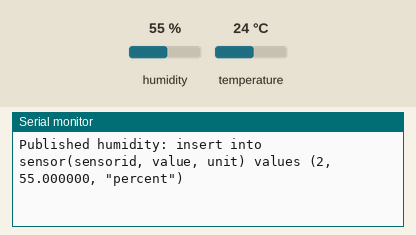
Recording of a sketch running on a simulated ESP8266 (NodeMCU). Shown: the last lines printed to the serial monitor. Inputs (shaded band) come from the test bench; at power-on: humidity 55 %, temperature 24 °C. WiFi joins after 1.5 s; servers stay silent unless stated; random numbers use the default seed unless the sketch sets one; no MQTT or app messages arrive unless stated.

Above: at 2.7 s.
2.8 s: humidity set to 22 %
At 8.0 s:
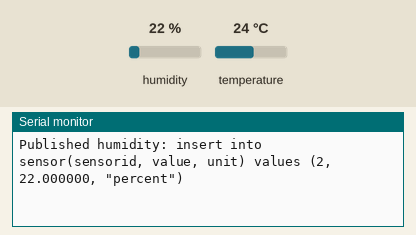
8.6 s: temperature set to 12 °C
At 12.5 s:
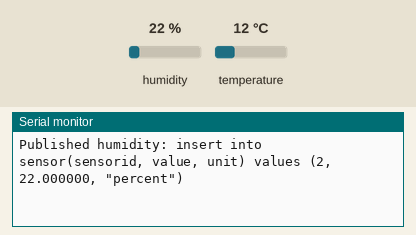
14.4 s: humidity set to 40 %
At 18.2 s:
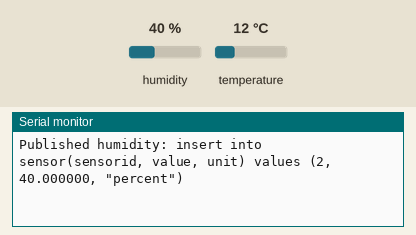
Timing chart, 0 to 19.7 s (numbered marks = the images above; inputs shaded):
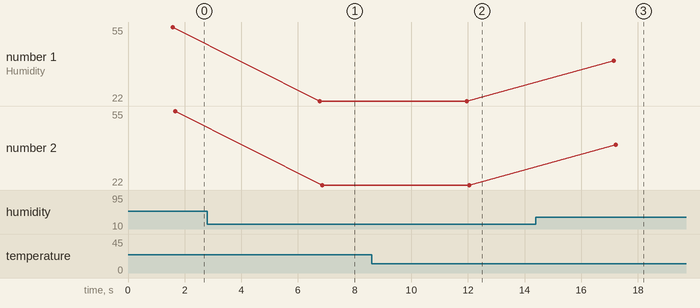

Measured:
- after the input at 2.8 s, the serial monitor: prints a new line after 4.0 s (image 1)
- after the input at 8.6 s, the serial monitor: prints a new line after 3.4 s (image 2)
- after the input at 14.4 s, the serial monitor: prints a new line after 2.7 s (image 3)
- plotted number 1: 55 → 22 after the input at 2.8 s, 22 → 40 after the input at 14.4 s
- plotted number 2: 55 → 22 after the input at 2.8 s, 22 → 40 after the input at 14.4 s

The sketch:

ESP8266_code.ino
```cpp
#include <ESP8266WiFi.h>
#include <PubSubClient.h>
#include "DHT.h"

#ifndef STASSID
#define STASSID "TP-Link_580B"
#define STAPSK  "41083150"
#endif

#define DHTPIN D2
#define DHTTYPE DHT22

DHT dht(DHTPIN, DHTTYPE);

const char* ssid     = STASSID;
const char* password = STAPSK;
const char* mqtt_broker = "192.168.43.16";

#define BUFFER_SIZE 100
char tem[BUFFER_SIZE];
char hum[BUFFER_SIZE];

WiFiClient espClient;
PubSubClient client(espClient);

void setup() {
  Serial.begin(9600);

  // We start by connecting to a WiFi network

  Serial.println();
  Serial.println();
  Serial.print("Connecting to ");
  Serial.println(ssid);

  WiFi.mode(WIFI_STA);
  WiFi.begin(ssid, password);

  while (WiFi.status() != WL_CONNECTED) {
    delay(500);
    Serial.print(".");
  }

  Serial.println("");
  Serial.println("WiFi connected");
  Serial.println("IP address: ");
  Serial.println(WiFi.localIP());

  // DHT
  dht.begin();

  // MQTT
  client.setServer(mqtt_broker, 1883);
}

void reconnect() {
  // Loop until we're reconnected
  while (!client.connected()) {
    Serial.print("Attempting MQTT connection...");
    // Create a random client ID
    String clientId = "ESP8266Client-";
    clientId += String(random(0xffff), HEX);
    // Attempt to connect
    if (client.connect(clientId.c_str())) {
      Serial.println("connected");
      // Once connected, publish an announcement...
      client.publish("outTopic", "hello world");
      // ... and resubscribe
      client.subscribe("inTopic");
    } else {
      Serial.print("failed, rc=");
      Serial.print(client.state());
      Serial.println(" try again in 5 seconds");
      // Wait 5 seconds before retrying
      delay(5000);
    }
  }
}

void loop() {

  if (!client.connected()) {
    reconnect();
  }
  client.loop();

  float h = dht.readHumidity();
  float t = dht.readTemperature();

  Serial.printf("Humidity: %f\n", h);
  Serial.printf("Temperature: %f\n", t);

  // publish MQTT message
  snprintf(tem, BUFFER_SIZE, "insert into sensor(sensorid, value, unit) values (%d, %f, %s)",
    1, t, "\"degree\"");
  snprintf(hum, BUFFER_SIZE, "insert into sensor(sensorid, value, unit) values (%d, %f, %s)",
    2, h, "\"percent\"");
  client.publish(tem, "temperature");
  Serial.printf("Published temperature: %s\n", tem);

  client.publish(hum, "humidity");
  Serial.printf("Published humidity: %s\n", hum);

  delay(5000);
}
```
